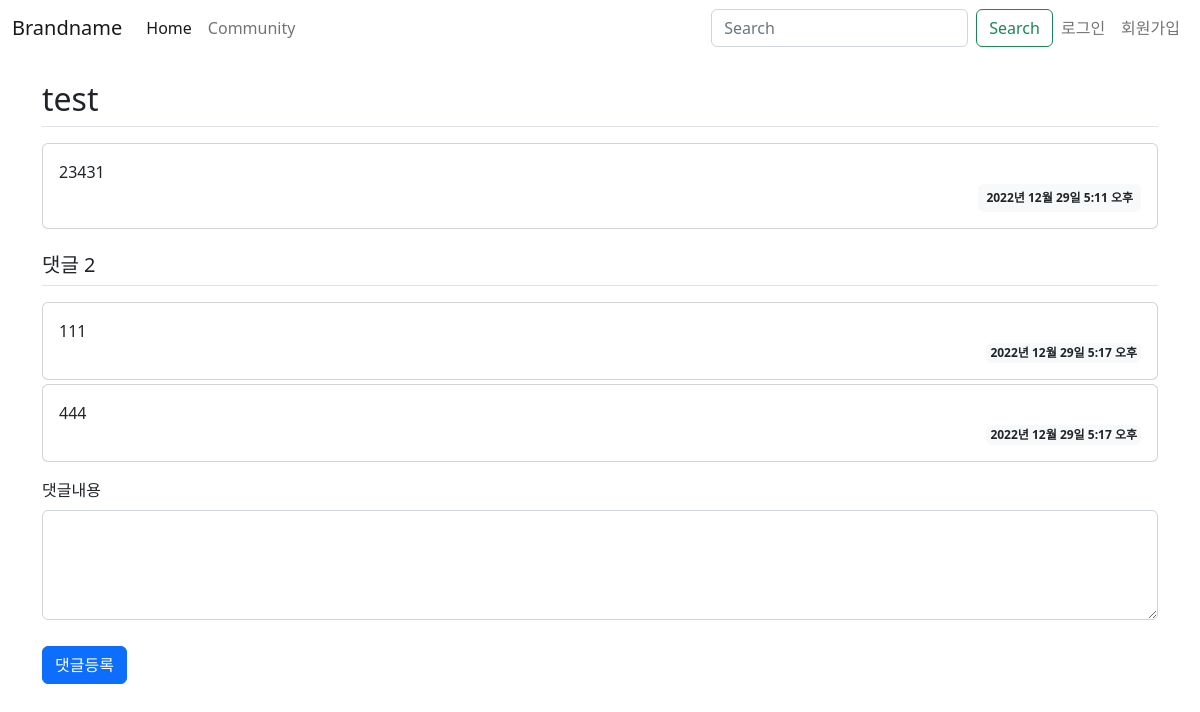
Screenshot of /community/5/ with the database file from the repository.
### community/models.py (models this page shows, shortened)
class Post(models.Model):
    author = models.ForeignKey(settings.AUTH_USER_MODEL, on_delete=models.CASCADE)
    title = models.CharField(max_length=100)
    photo = models.ImageField(blank=True, upload_to='community/book/%Y%m')
    content = models.TextField()
    create_date = models.DateTimeField(auto_now_add=True)
    update_date = models.DateTimeField(auto_now=True)
    class Meta:
        ordering = ['-id']

class Comment(models.Model):
    post = models.ForeignKey(Post, on_delete=models.CASCADE)
    content = models.TextField()
    create_date = models.DateTimeField(auto_now_add=True)
    update_date = models.DateTimeField(auto_now=True)

### community/views.py (the view)
# urls.py: path('<int:post_id>/', views.detail, name='detail'),
def detail(request, post_id):
    post = get_object_or_404(Post, pk=post_id)
    context = {'post': post}
    return render(request, 'community/detail.html', context)

### templates/community/detail.html (shortened to what this page needs)
{% extends 'base.html' %}
{% block content %}
<div class="container my-3">
    <h2 class="border-bottom py-2">{{ post.title }}</h2>
    <div class="card my-3">
        <div class="card-body">
            <div class="card-text" style="white-space: pre-line;">{{ post.content }}</div>
            <div class="d-flex justify-content-end">
                <div class="badge bg-light text-dark p-2">
                    {{ post.create_date }}
                </div>
            </div>
        </div>
    </div>
    <h5 class="border-bottom my-3 py-2">댓글 {{ post.comment_set.count }}</h5>
    {% for comment in post.comment_set.all %}
    <div class="card my-1">
        <div class="card-body">
            <div class="card-text" style="white-space: pre-line;">{{ comment.content }}</div>
            <div class="d-flex justify-content-end">
                <div class="badge bg-light text-dark p-1">
                    {{ comment.create_date }}
                </div>
            </div>
        </div>
    </div>
    {% endfor %}
<form action="{% url 'community:comment_create' post.id %}" method="post" class="my-3">
        <div class="mb-3">
            <label for="content" class="form-label">댓글내용</label>
            <textarea name="content" id="content" class="form-control" rows="4"></textarea>
        </div>
        <input type="submit" value="댓글등록" class="btn btn-primary">
    </form>
</div>
{% endblock %}

### static/style.css (style rules this page uses)
textarea { width:100%; }
input[type=submit] { margin-top:10px; }

### rows the page displays
Post: title "test", content "23431", create_date "2022년 12월 29일 5:11 오후", comment_set.count "2"
Comment: content "111", create_date "2022년 12월 29일 5:17 오후"
Comment: content "444", create_date "2022년 12월 29일 5:17 오후"
